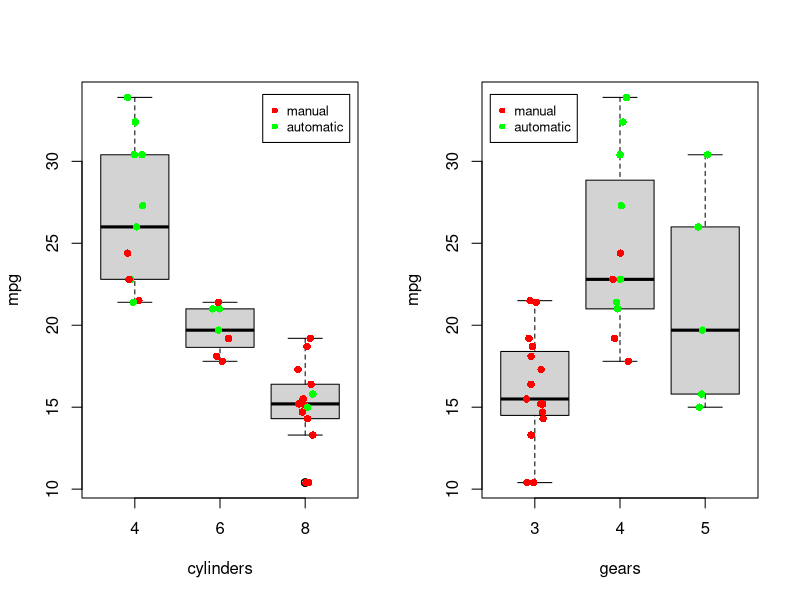
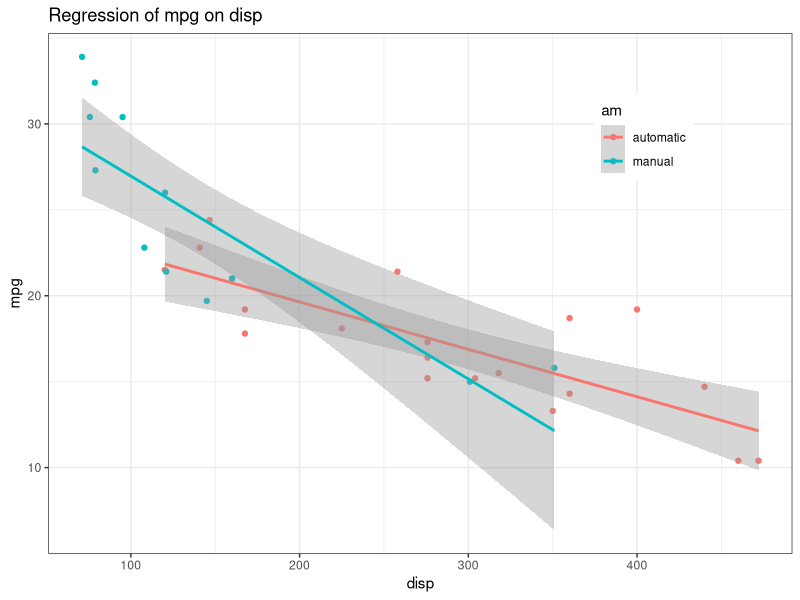
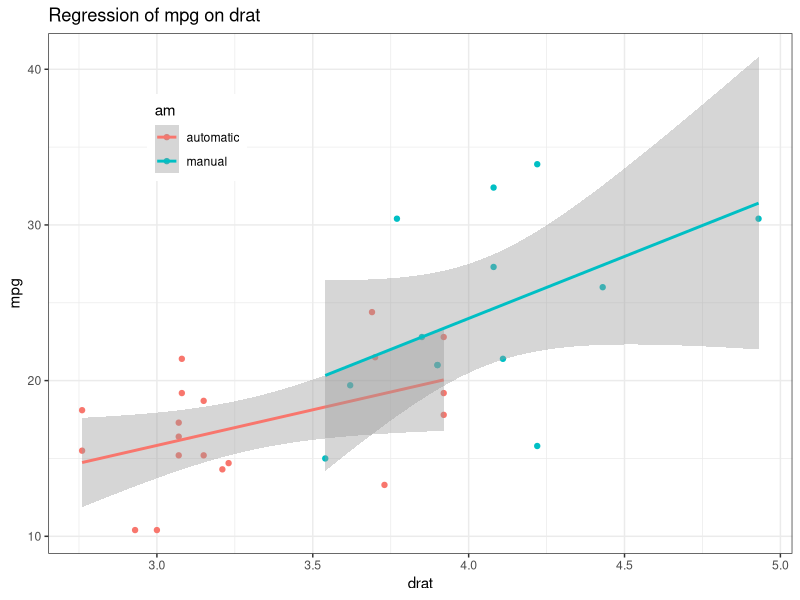
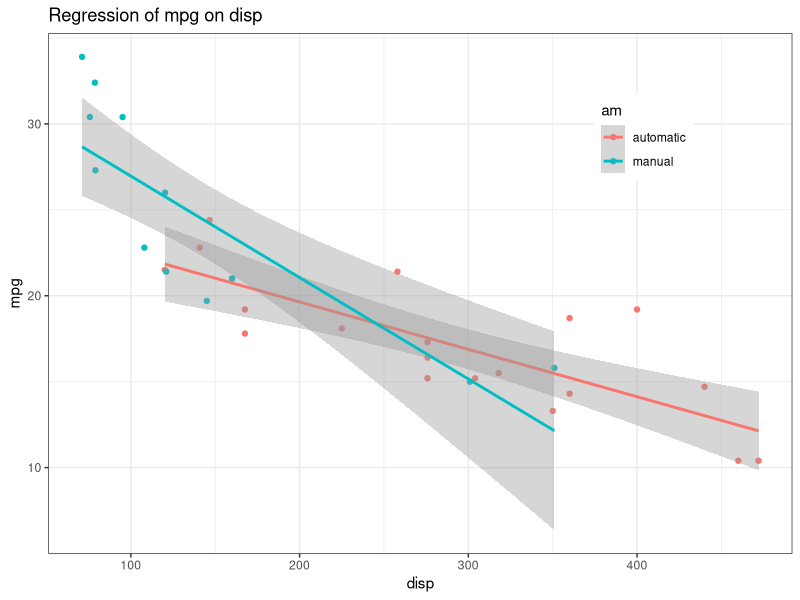
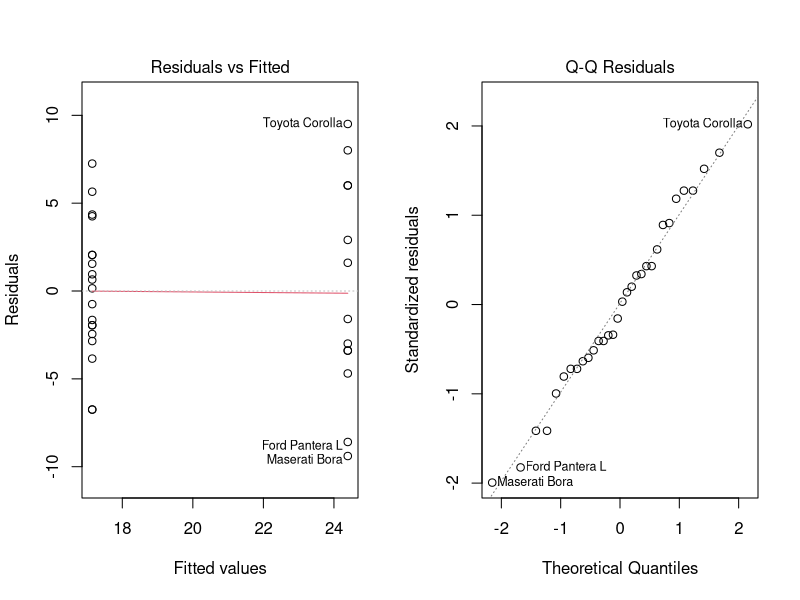

Here is the R script that generated these plots, in order:
## ---- chunk 1
setwd("~/Documents/ml/datascience/courses/07_RegressionModels/project/")
library(datasets)
data(mtcars)

# Create factors for the categorial variables
cars <- mtcars
cars$am <- factor(mtcars$am, levels=c(0,1), labels=c("automatic", "manual"))
cars$cyl <- factor(mtcars$cyl)
cars$vs <- factor(mtcars$vs, levels=c(0,1), labels=c("s", "v"))
cars$gear <- factor(mtcars$gear)
cars$carb <- factor(mtcars$carb)
## ---- chunk 2
cors <- cor(mtcars$mpg,mtcars[,-1])
cor.tests <- sapply(mtcars[, -1], cor.test, mtcars$mpg)
alphas <- sapply(0:9, function(i){ cor.tests[i*9+3]} )

#results <- rbind(cors, alphas)
#rownames(results) <- c("corr", "p-value")
#results
## ---- chunk 3
result <- sapply( c("cyl", "vs", "gear", "carb"), function(cat){ summary( table(cars[,cat], cars$am) )} )
## ---- chunk 4
results <- rbind( sapply( c("disp", "hp", "drat", "wt", "qsec"), function(var){ t.test( cars[,var] ~ cars$am)[3] } ) )
## ---- chunk 5
fit <- lm( mpg ~ am, data=cars)
simple.fit <- fit
summary(fit)[4]
## ---- chunk 6
sumCoef <- summary(fit)$coefficients
est.automatic <- sumCoef[1,1] + c(-1, 1) * qt(.975, df = fit$df) * sumCoef[1, 2]
est.diff      <- sumCoef[2,1] + c(-1, 1) * qt(.975, df = fit$df) * sumCoef[2, 2]
coef.tab <- rbind(est.automatic, est.diff)
colnames(coef.tab) <- c("lower bound", "upper bound")
rownames(coef.tab) <- c("mean automatic", "manual - automatic")
coef.tab
## ---- chunk 7
 range(hatvalues(fit))
## ---- chunk 8
fit.wt <- lm(mpg ~ am + wt, data=cars)
summary(fit.wt)[4]
## ---- chunk 9
fit.am.wt <- lm(mpg ~ am*wt, data=cars)
summary(fit.am.wt)[4]
## ---- chunk 10
fit1 <- lm(mpg ~ am, data=cars)
fit2 <- update(fit1, mpg ~ am + wt, data=cars)
fit3 <- update(fit1, mpg ~ am + wt + am*wt, data=cars)
fit4 <- update(fit1, mpg ~ am + wt + am*wt + cyl, data=cars)
an <- anova(fit1, fit2, fit3, fit4)
## ---- chunk 11
par(mfrow=c(1,2))

plot(cars$cyl, cars$mpg, ylab="mpg", xlab="cylinders")
points(jitter(as.numeric(cars$cyl), factor=0.5), cars$mpg, col=sapply(cars$am, switch, 'red', 'green'), pch=16)
legend(x="topright", legend=c('manual', 'automatic'), pch=16, col=c('red', 'green'), cex=0.8, inset=0.03)

plot(cars$gear, cars$mpg, ylab="mpg", xlab="gears")
points(jitter(as.numeric(cars$gear), factor=0.5), cars$mpg, col=sapply(cars$am, switch, 'red', 'green'), pch=16)
legend(x="topleft", legend=c('manual', 'automatic'), pch=16, col=c('red', 'green'), cex=0.8, inset=0.03)

## ---- chunk 12
library(ggplot2)
par(mfrow=c(1, 1))

p1 <- qplot(disp, mpg, data=cars, geom=c("point", "smooth"), 
      method="lm", formula=y~x, color=am, 
      main="Regression of mpg on disp", xlab="disp", ylab="mpg") + theme_bw() + theme(legend.position = c(0.8, 0.8))

print(p1)
## ---- chunk 13

p2 <- qplot(drat, mpg, data=cars, geom=c("point", "smooth"), 
      method="lm", formula=y~x, color=am, 
      main="Regression of mpg on drat", xlab="drat", ylab="mpg") + theme_bw() + theme(legend.position = c(0.2, 0.8))

print(p2)
## ---- chunk 14

p3 <- qplot(wt, mpg, data=cars, geom=c("point", "smooth"), 
      method="lm", formula=y~x, color=am, 
      main="Regression of mpg on weight", xlab="wt", ylab="mpg") + theme_bw() + theme(legend.position = c(0.8, 0.8))

print(p1)
## ---- chunk 15
par(mfrow=c(1,2))

plot(simple.fit, which=1)
plot(simple.fit, which=2)
